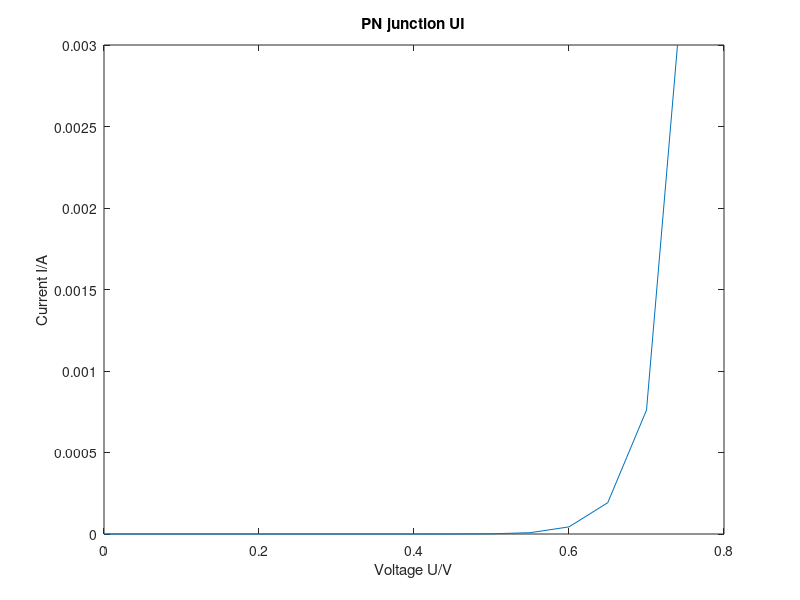

The MATLAB script that drew this image:
% Voltages
U = [0 0.050 0.1 0.15 0.2 0.25 0.3 0.35 0.4 0.45 0.5 0.55 0.6 0.65 0.7 0.74];
% Currents
I = [30e-9 29.8e-9 30.1e-9 31.1e-9 31.9e-9 32.7e-9 33.8e-9 35.9e-9 43.3e-9 87.9e-9 1.27e-6 8.14e-6 43.69e-6 192e-6 0.76e-3 3e-3];

plot(U, I);
xlabel('Voltage U/V');
ylabel('Current I/A');
title('PN junction UI');